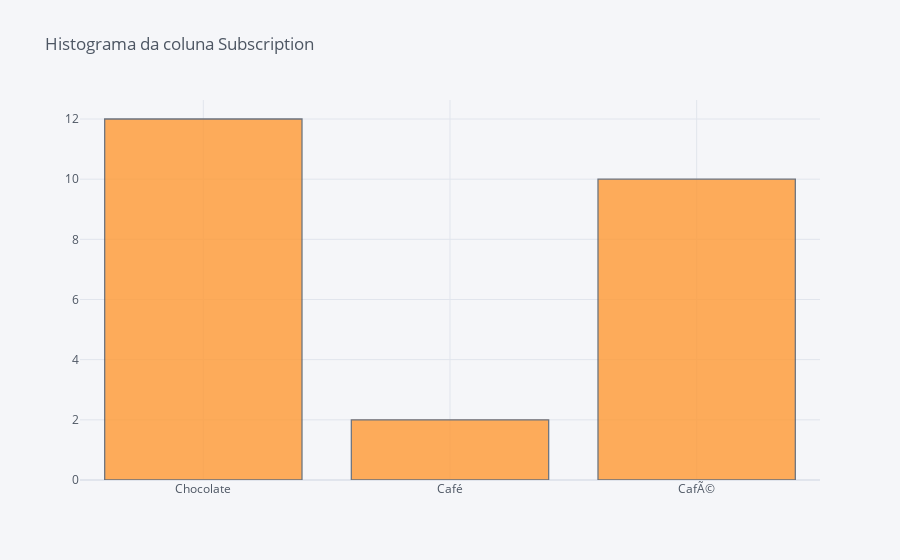

The notebook cell saved with this chart:
### Code cell
cf.go_offline()
df['subscription'].iplot(kind='hist', bins=50, title='Histograma da coluna Subscription')

### Figure 1 — Plotly figure (JSON) as saved in the notebook; plotly's stock layout.template omitted (floating-point values rounded to 4 significant figures)
{"data": [{"histfunc": "count", "histnorm": "", "marker": {"color": "rgba(255, 153, 51, 1.0)", "line": {"color": "#4D5663", "width": 1.3}}, "name": "subscription", "nbinsx": 50, "opacity": 0.8, "orientation": "v", "type": "histogram", "x": ["Chocolate", "Café", "Chocolate", "Café", "Chocolate", "CafÃ©", "Chocolate", "CafÃ©", "Chocolate", "CafÃ©", "Chocolate", "CafÃ©", "Chocolate", "CafÃ©", "Chocolate", "CafÃ©", "Chocolate", "CafÃ©", "Chocolate", "CafÃ©", "Chocolate", "CafÃ©", "Chocolate", "CafÃ©"]}], "layout": {"barmode": "overlay", "legend": {"bgcolor": "#F5F6F9", "font": {"color": "#4D5663"}}, "paper_bgcolor": "#F5F6F9", "plot_bgcolor": "#F5F6F9", "title": {"font": {"color": "#4D5663"}, "text": "Histograma da coluna Subscription"}, "xaxis": {"gridcolor": "#E1E5ED", "showgrid": true, "tickfont": {"color": "#4D5663"}, "title": {"font": {"color": "#4D5663"}, "text": ""}, "zerolinecolor": "#E1E5ED"}, "yaxis": {"gridcolor": "#E1E5ED", "showgrid": true, "tickfont": {"color": "#4D5663"}, "title": {"font": {"color": "#4D5663"}, "text": ""}, "zerolinecolor": "#E1E5ED"}}}
